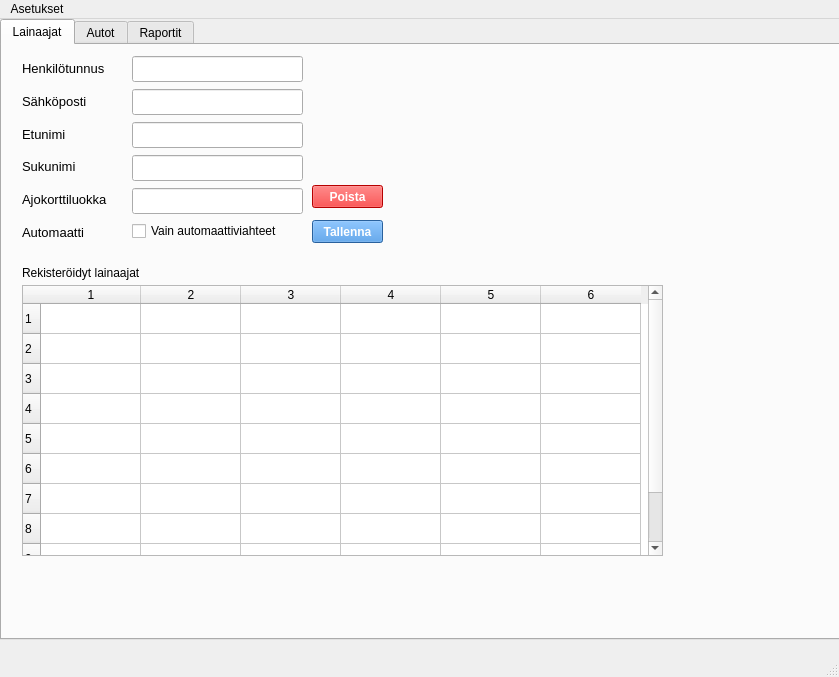
<?xml version="1.0" encoding="UTF-8"?>
<ui version="4.0">
 <class>MainWindow</class>
 <widget class="QMainWindow" name="MainWindow">
  <property name="geometry">
   <rect>
    <x>0</x>
    <y>0</y>
    <width>839</width>
    <height>677</height>
   </rect>
  </property>
  <property name="windowTitle">
   <string>MainWindow</string>
  </property>
  <property name="windowIcon">
   <iconset theme="preferences-desktop-accessibility"/>
  </property>
  <widget class="QWidget" name="centralwidget">
   <widget class="QTabWidget" name="tabWidget">
    <property name="geometry">
     <rect>
      <x>0</x>
      <y>0</y>
      <width>841</width>
      <height>621</height>
     </rect>
    </property>
    <property name="cursor">
     <cursorShape>PointingHandCursor</cursorShape>
    </property>
    <property name="currentIndex">
     <number>0</number>
    </property>
    <widget class="QWidget" name="lenderTab">
     <property name="cursor">
      <cursorShape>ArrowCursor</cursorShape>
     </property>
     <attribute name="title">
      <string>Lainaajat</string>
     </attribute>
     <widget class="QTableWidget" name="registeredPersonsTableWidget">
      <property name="geometry">
       <rect>
        <x>20</x>
        <y>240</y>
        <width>641</width>
        <height>271</height>
       </rect>
      </property>
      <property name="cursor" stdset="0">
       <cursorShape>ArrowCursor</cursorShape>
      </property>
      <property name="rowCount">
       <number>10</number>
      </property>
      <property name="columnCount">
       <number>6</number>
      </property>
      <row/>
      <row/>
      <row/>
      <row/>
      <row/>
      <row/>
      <row/>
      <row/>
      <row/>
      <row/>
      <column/>
      <column/>
      <column/>
      <column/>
      <column/>
      <column/>
     </widget>
     <widget class="QLabel" name="registeredPersonsLabel">
      <property name="geometry">
       <rect>
        <x>20</x>
        <y>220</y>
        <width>131</width>
        <height>16</height>
       </rect>
      </property>
      <property name="text">
       <string>Rekisteröidyt lainaajat</string>
      </property>
     </widget>
     <widget class="QPushButton" name="savePersonPushButton">
      <property name="geometry">
       <rect>
        <x>310</x>
        <y>175</y>
        <width>71</width>
        <height>23</height>
       </rect>
      </property>
      <property name="font">
       <font>
        <bold>true</bold>
       </font>
      </property>
      <property name="cursor">
       <cursorShape>PointingHandCursor</cursorShape>
      </property>
      <property name="styleSheet">
       <string notr="true">background-color: rgb(57, 136, 220);
color: rgb(255, 255, 255);</string>
      </property>
      <property name="text">
       <string>Tallenna</string>
      </property>
     </widget>
     <widget class="QWidget" name="layoutWidget">
      <property name="geometry">
       <rect>
        <x>130</x>
        <y>10</y>
        <width>171</width>
        <height>188</height>
       </rect>
      </property>
      <layout class="QVBoxLayout" name="studentInputsVerticalLayout">
       <item>
        <widget class="QLineEdit" name="ssnLineEdit">
         <property name="font">
          <font>
           <pointsize>11</pointsize>
          </font>
         </property>
        </widget>
       </item>
       <item>
        <widget class="QLineEdit" name="emailLineEdit">
         <property name="font">
          <font>
           <pointsize>11</pointsize>
          </font>
         </property>
        </widget>
       </item>
       <item>
        <widget class="QLineEdit" name="firstNameLineEdit">
         <property name="font">
          <font>
           <pointsize>11</pointsize>
          </font>
         </property>
        </widget>
       </item>
       <item>
        <widget class="QLineEdit" name="lastNameLineEdit">
         <property name="font">
          <font>
           <pointsize>11</pointsize>
          </font>
         </property>
        </widget>
       </item>
       <item>
        <widget class="QLineEdit" name="vehicleClassLineEdit">
         <property name="font">
          <font>
           <pointsize>11</pointsize>
          </font>
         </property>
        </widget>
       </item>
       <item>
        <widget class="QCheckBox" name="manualCheckBox">
         <property name="text">
          <string>Vain automaattiviahteet</string>
         </property>
        </widget>
       </item>
      </layout>
     </widget>
     <widget class="QWidget" name="layoutWidget">
      <property name="geometry">
       <rect>
        <x>20</x>
        <y>10</y>
        <width>101</width>
        <height>191</height>
       </rect>
      </property>
      <layout class="QVBoxLayout" name="studentLabelsVerticalLayout">
       <item>
        <widget class="QLabel" name="ssnLabel">
         <property name="font">
          <font>
           <pointsize>10</pointsize>
          </font>
         </property>
         <property name="text">
          <string>Henkilötunnus</string>
         </property>
        </widget>
       </item>
       <item>
        <widget class="QLabel" name="emailLabel">
         <property name="font">
          <font>
           <pointsize>10</pointsize>
          </font>
         </property>
         <property name="text">
          <string>Sähköposti</string>
         </property>
        </widget>
       </item>
       <item>
        <widget class="QLabel" name="firstNameLabel">
         <property name="font">
          <font>
           <pointsize>10</pointsize>
          </font>
         </property>
         <property name="text">
          <string>Etunimi</string>
         </property>
        </widget>
       </item>
       <item>
        <widget class="QLabel" name="lastNameLabel">
         <property name="font">
          <font>
           <pointsize>10</pointsize>
          </font>
         </property>
         <property name="text">
          <string>Sukunimi</string>
         </property>
        </widget>
       </item>
       <item>
        <widget class="QLabel" name="vehicleClassLabel">
         <property name="font">
          <font>
           <pointsize>10</pointsize>
          </font>
         </property>
         <property name="text">
          <string>Ajokorttiluokka</string>
         </property>
        </widget>
       </item>
       <item>
        <widget class="QLabel" name="manualLabel">
         <property name="font">
          <font>
           <pointsize>10</pointsize>
          </font>
         </property>
         <property name="text">
          <string>Automaatti</string>
         </property>
        </widget>
       </item>
      </layout>
     </widget>
     <widget class="QPushButton" name="deletePersonPushButton">
      <property name="geometry">
       <rect>
        <x>310</x>
        <y>140</y>
        <width>71</width>
        <height>23</height>
       </rect>
      </property>
      <property name="font">
       <font>
        <bold>true</bold>
       </font>
      </property>
      <property name="cursor">
       <cursorShape>PointingHandCursor</cursorShape>
      </property>
      <property name="styleSheet">
       <string notr="true">background-color: rgb(255, 0, 0);
color: rgb(255, 255, 255);</string>
      </property>
      <property name="text">
       <string>Poista</string>
      </property>
     </widget>
    </widget>
    <widget class="QWidget" name="vehicleTab">
     <property name="cursor">
      <cursorShape>ArrowCursor</cursorShape>
     </property>
     <attribute name="title">
      <string>Autot</string>
     </attribute>
     <widget class="QWidget" name="layoutWidget">
      <property name="geometry">
       <rect>
        <x>10</x>
        <y>0</y>
        <width>101</width>
        <height>241</height>
       </rect>
      </property>
      <layout class="QVBoxLayout" name="vehicleLabelsVerticalLayout">
       <item>
        <widget class="QLabel" name="numberPlateLabel">
         <property name="font">
          <font>
           <pointsize>10</pointsize>
          </font>
         </property>
         <property name="text">
          <string>Rekisterinumero</string>
         </property>
        </widget>
       </item>
       <item>
        <widget class="QLabel" name="manufacturerLabel">
         <property name="font">
          <font>
           <pointsize>10</pointsize>
          </font>
         </property>
         <property name="text">
          <string>Merkki</string>
         </property>
        </widget>
       </item>
       <item>
        <widget class="QLabel" name="modelLabel">
         <property name="font">
          <font>
           <pointsize>10</pointsize>
          </font>
         </property>
         <property name="text">
          <string>Malli</string>
         </property>
        </widget>
       </item>
       <item>
        <widget class="QLabel" name="modelYearLabel">
         <property name="font">
          <font>
           <pointsize>10</pointsize>
          </font>
         </property>
         <property name="text">
          <string>Vuosimalli</string>
         </property>
        </widget>
       </item>
       <item>
        <widget class="QLabel" name="capacityLabel">
         <property name="font">
          <font>
           <pointsize>10</pointsize>
          </font>
         </property>
         <property name="text">
          <string>Henkilömäärä</string>
         </property>
        </widget>
       </item>
       <item>
        <widget class="QLabel" name="vehicleTypeLabel">
         <property name="text">
          <string>Ajoneuvotyyppi</string>
         </property>
        </widget>
       </item>
       <item>
        <widget class="QLabel" name="manualCarLabel">
         <property name="text">
          <string>Automaatti</string>
         </property>
        </widget>
       </item>
       <item>
        <widget class="QLabel" name="vehicleOwnerLabel">
         <property name="text">
          <string>Vastuuhenkilö</string>
         </property>
        </widget>
       </item>
      </layout>
     </widget>
     <widget class="QWidget" name="layoutWidget_2">
      <property name="geometry">
       <rect>
        <x>120</x>
        <y>0</y>
        <width>169</width>
        <height>241</height>
       </rect>
      </property>
      <layout class="QVBoxLayout" name="vehicleInputsVerticalLayout">
       <item>
        <widget class="QLineEdit" name="numberPlateLineEdit">
         <property name="font">
          <font>
           <pointsize>11</pointsize>
          </font>
         </property>
         <property name="clearButtonEnabled">
          <bool>true</bool>
         </property>
        </widget>
       </item>
       <item>
        <widget class="QLineEdit" name="manufacturerLineEdit">
         <property name="font">
          <font>
           <pointsize>11</pointsize>
          </font>
         </property>
         <property name="clearButtonEnabled">
          <bool>true</bool>
         </property>
        </widget>
       </item>
       <item>
        <widget class="QLineEdit" name="modelLineEdit">
         <property name="font">
          <font>
           <pointsize>11</pointsize>
          </font>
         </property>
         <property name="clearButtonEnabled">
          <bool>true</bool>
         </property>
        </widget>
       </item>
       <item>
        <widget class="QLineEdit" name="modelYearLineEdit">
         <property name="font">
          <font>
           <pointsize>11</pointsize>
          </font>
         </property>
         <property name="clearButtonEnabled">
          <bool>true</bool>
         </property>
        </widget>
       </item>
       <item>
        <widget class="QLineEdit" name="capacityLineEdit">
         <property name="font">
          <font>
           <pointsize>11</pointsize>
          </font>
         </property>
         <property name="clearButtonEnabled">
          <bool>true</bool>
         </property>
        </widget>
       </item>
       <item>
        <widget class="QComboBox" name="vehicleTypeComboBox"/>
       </item>
       <item>
        <widget class="QCheckBox" name="manualCarCehckBox">
         <property name="text">
          <string>Automaattivaihteinen</string>
         </property>
        </widget>
       </item>
       <item>
        <widget class="QLineEdit" name="vehicleOwnerLineEdit">
         <property name="clearButtonEnabled">
          <bool>true</bool>
         </property>
        </widget>
       </item>
      </layout>
     </widget>
     <widget class="QPushButton" name="saveVehiclePushButton">
      <property name="geometry">
       <rect>
        <x>290</x>
        <y>210</y>
        <width>91</width>
        <height>23</height>
       </rect>
      </property>
      <property name="font">
       <font>
        <bold>true</bold>
       </font>
      </property>
      <property name="cursor">
       <cursorShape>PointingHandCursor</cursorShape>
      </property>
      <property name="styleSheet">
       <string notr="true">background-color: rgb(57, 136, 220);
color: rgb(255, 255, 255);</string>
      </property>
      <property name="text">
       <string>Tallenna</string>
      </property>
     </widget>
     <widget class="QPushButton" name="printBarcodePushButton">
      <property name="geometry">
       <rect>
        <x>290</x>
        <y>10</y>
        <width>91</width>
        <height>23</height>
       </rect>
      </property>
      <property name="font">
       <font>
        <bold>true</bold>
       </font>
      </property>
      <property name="cursor">
       <cursorShape>PointingHandCursor</cursorShape>
      </property>
      <property name="styleSheet">
       <string notr="true">background-color: rgb(220, 162, 25);
color: rgb(255, 255, 255);</string>
      </property>
      <property name="text">
       <string>Viivakoodi</string>
      </property>
     </widget>
     <widget class="QTableWidget" name="vehicleCatalogTableWidget">
      <property name="geometry">
       <rect>
        <x>0</x>
        <y>270</y>
        <width>831</width>
        <height>321</height>
       </rect>
      </property>
      <property name="cursor" stdset="0">
       <cursorShape>ArrowCursor</cursorShape>
      </property>
      <property name="verticalScrollBarPolicy">
       <enum>Qt::ScrollBarPolicy::ScrollBarAsNeeded</enum>
      </property>
      <property name="horizontalScrollBarPolicy">
       <enum>Qt::ScrollBarPolicy::ScrollBarAlwaysOff</enum>
      </property>
      <property name="rowCount">
       <number>20</number>
      </property>
      <property name="columnCount">
       <number>9</number>
      </property>
      <attribute name="horizontalHeaderMinimumSectionSize">
       <number>34</number>
      </attribute>
      <attribute name="horizontalHeaderShowSortIndicator" stdset="0">
       <bool>false</bool>
      </attribute>
      <attribute name="verticalHeaderShowSortIndicator" stdset="0">
       <bool>false</bool>
      </attribute>
      <row/>
      <row/>
      <row/>
      <row/>
      <row/>
      <row/>
      <row/>
      <row/>
      <row/>
      <row/>
      <row/>
      <row/>
      <row/>
      <row/>
      <row/>
      <row/>
      <row/>
      <row/>
      <row/>
      <row/>
      <column/>
      <column/>
      <column/>
      <column/>
      <column/>
      <column/>
      <column/>
      <column/>
      <column/>
     </widget>
     <widget class="QLabel" name="vehicleListLabel">
      <property name="geometry">
       <rect>
        <x>0</x>
        <y>250</y>
        <width>101</width>
        <height>16</height>
       </rect>
      </property>
      <property name="text">
       <string>Autoluettelo</string>
      </property>
     </widget>
     <widget class="QPushButton" name="openPicturePushButton">
      <property name="geometry">
       <rect>
        <x>290</x>
        <y>90</y>
        <width>91</width>
        <height>61</height>
       </rect>
      </property>
      <property name="cursor">
       <cursorShape>PointingHandCursor</cursorShape>
      </property>
      <property name="styleSheet">
       <string notr="true">background-color: rgb(85, 170, 127);</string>
      </property>
      <property name="text">
       <string/>
      </property>
      <property name="icon">
       <iconset theme="camera-photo"/>
      </property>
      <property name="iconSize">
       <size>
        <width>24</width>
        <height>24</height>
       </size>
      </property>
     </widget>
     <widget class="QLabel" name="vehiclePictureLabel">
      <property name="geometry">
       <rect>
        <x>420</x>
        <y>10</y>
        <width>331</width>
        <height>221</height>
       </rect>
      </property>
      <property name="frameShape">
       <enum>QFrame::Shape::NoFrame</enum>
      </property>
      <property name="text">
       <string/>
      </property>
      <property name="pixmap">
       <pixmap>../Autolainaus_Asiakas/uiPictrues/noPicture.png</pixmap>
      </property>
      <property name="scaledContents">
       <bool>true</bool>
      </property>
      <property name="alignment">
       <set>Qt::AlignmentFlag::AlignCenter</set>
      </property>
      <property name="wordWrap">
       <bool>false</bool>
      </property>
     </widget>
     <widget class="QPushButton" name="deleteVehiclePusButton">
      <property name="geometry">
       <rect>
        <x>290</x>
        <y>50</y>
        <width>91</width>
        <height>23</height>
       </rect>
      </property>
      <property name="font">
       <font>
        <bold>true</bold>
       </font>
      </property>
      <property name="cursor">
       <cursorShape>PointingHandCursor</cursorShape>
      </property>
      <property name="styleSheet">
       <string notr="true">background-color: rgb(255, 0, 0);
color: rgb(255, 255, 255);</string>
      </property>
      <property name="text">
       <string>Poista</string>
      </property>
     </widget>
    </widget>
    <widget class="QWidget" name="reportsTab">
     <property name="cursor">
      <cursorShape>ArrowCursor</cursorShape>
     </property>
     <attribute name="title">
      <string>Raportit</string>
     </attribute>
     <widget class="QComboBox" name="reportTypecomboBox">
      <property name="geometry">
       <rect>
        <x>20</x>
        <y>30</y>
        <width>231</width>
        <height>22</height>
       </rect>
      </property>
      <property name="font">
       <font>
        <pointsize>11</pointsize>
       </font>
      </property>
     </widget>
     <widget class="QLabel" name="reportTypeLabel">
      <property name="geometry">
       <rect>
        <x>20</x>
        <y>10</y>
        <width>47</width>
        <height>13</height>
       </rect>
      </property>
      <property name="font">
       <font>
        <pointsize>10</pointsize>
       </font>
      </property>
      <property name="text">
       <string>Raportti</string>
      </property>
     </widget>
     <widget class="QDateEdit" name="beginingDateEdit">
      <property name="geometry">
       <rect>
        <x>20</x>
        <y>80</y>
        <width>110</width>
        <height>22</height>
       </rect>
      </property>
      <property name="font">
       <font>
        <pointsize>11</pointsize>
       </font>
      </property>
      <property name="calendarPopup">
       <bool>true</bool>
      </property>
      <property name="date">
       <date>
        <year>2025</year>
        <month>1</month>
        <day>1</day>
       </date>
      </property>
     </widget>
     <widget class="QLabel" name="beginingLabel">
      <property name="geometry">
       <rect>
        <x>20</x>
        <y>60</y>
        <width>47</width>
        <height>13</height>
       </rect>
      </property>
      <property name="font">
       <font>
        <pointsize>10</pointsize>
       </font>
      </property>
      <property name="text">
       <string>Alkaa</string>
      </property>
     </widget>
     <widget class="QLabel" name="endingLabel">
      <property name="geometry">
       <rect>
        <x>140</x>
        <y>60</y>
        <width>47</width>
        <height>13</height>
       </rect>
      </property>
      <property name="font">
       <font>
        <pointsize>10</pointsize>
       </font>
      </property>
      <property name="text">
       <string>Päättyy</string>
      </property>
     </widget>
     <widget class="QDateEdit" name="endingDateEdit">
      <property name="geometry">
       <rect>
        <x>140</x>
        <y>80</y>
        <width>110</width>
        <height>22</height>
       </rect>
      </property>
      <property name="font">
       <font>
        <pointsize>11</pointsize>
       </font>
      </property>
      <property name="calendarPopup">
       <bool>true</bool>
      </property>
      <property name="date">
       <date>
        <year>2025</year>
        <month>1</month>
        <day>1</day>
       </date>
      </property>
     </widget>
     <widget class="QPushButton" name="chorceReportPushButton">
      <property name="geometry">
       <rect>
        <x>550</x>
        <y>80</y>
        <width>61</width>
        <height>23</height>
       </rect>
      </property>
      <property name="font">
       <font>
        <bold>true</bold>
       </font>
      </property>
      <property name="cursor">
       <cursorShape>PointingHandCursor</cursorShape>
      </property>
      <property name="styleSheet">
       <string notr="true">background-color: rgb(57, 136, 220);
color: rgb(255, 255, 255);</string>
      </property>
      <property name="text">
       <string>Hae</string>
      </property>
     </widget>
     <widget class="QTableWidget" name="diaryTableWidget">
      <property name="geometry">
       <rect>
        <x>0</x>
        <y>160</y>
        <width>741</width>
        <height>321</height>
       </rect>
      </property>
      <property name="cursor" stdset="0">
       <cursorShape>ForbiddenCursor</cursorShape>
      </property>
      <property name="rowCount">
       <number>100</number>
      </property>
      <property name="columnCount">
       <number>7</number>
      </property>
      <row/>
      <row/>
      <row/>
      <row/>
      <row/>
      <row/>
      <row/>
      <row/>
      <row/>
      <row/>
      <row/>
      <row/>
      <row/>
      <row/>
      <row/>
      <row/>
      <row/>
      <row/>
      <row/>
      <row/>
      <row/>
      <row/>
      <row/>
      <row/>
      <row/>
      <row/>
      <row/>
      <row/>
      <row/>
      <row/>
      <row/>
      <row/>
      <row/>
      <row/>
      <row/>
      <row/>
      <row/>
      <row/>
      <row/>
      <row/>
      <row/>
      <row/>
      <row/>
      <row/>
      <row/>
      <row/>
      <row/>
      <row/>
      <row/>
      <row/>
      <row/>
      <row/>
      <row/>
      <row/>
      <row/>
      <row/>
      <row/>
      <row/>
      <row/>
      <row/>
      <row/>
      <row/>
      <row/>
      <row/>
      <row/>
      <row/>
      <row/>
      <row/>
      <row/>
      <row/>
      <row/>
      <row/>
      <row/>
      <row/>
      <row/>
      <row/>
      <row/>
      <row/>
      <row/>
      <row/>
      <row/>
      <row/>
      <row/>
      <row/>
      <row/>
      <row/>
      <row/>
      <row/>
      <row/>
      <row/>
      <row/>
      <row/>
      <row/>
      <row/>
      <row/>
      <row/>
      <row/>
      <row/>
      <row/>
      <row/>
      <column/>
      <column/>
      <column/>
      <column/>
      <column/>
      <column/>
      <column/>
     </widget>
     <widget class="QLabel" name="previewLabel">
      <property name="geometry">
       <rect>
        <x>20</x>
        <y>140</y>
        <width>61</width>
        <height>16</height>
       </rect>
      </property>
      <property name="text">
       <string>Esikatselu</string>
      </property>
     </widget>
     <widget class="QLineEdit" name="ssnFilterLineEdit">
      <property name="geometry">
       <rect>
        <x>280</x>
        <y>80</y>
        <width>113</width>
        <height>22</height>
       </rect>
      </property>
     </widget>
     <widget class="QLineEdit" name="registerFilterLineEdit">
      <property name="geometry">
       <rect>
        <x>420</x>
        <y>80</y>
        <width>113</width>
        <height>22</height>
       </rect>
      </property>
     </widget>
     <widget class="QLabel" name="ssnFilterLabel">
      <property name="geometry">
       <rect>
        <x>280</x>
        <y>60</y>
        <width>81</width>
        <height>16</height>
       </rect>
      </property>
      <property name="text">
       <string>Hetu</string>
      </property>
     </widget>
     <widget class="QLabel" name="registerFilterLabel">
      <property name="geometry">
       <rect>
        <x>420</x>
        <y>60</y>
        <width>91</width>
        <height>16</height>
       </rect>
      </property>
      <property name="text">
       <string>Rekisterinumero</string>
      </property>
     </widget>
     <widget class="QPushButton" name="printBarcodePushButton_2">
      <property name="geometry">
       <rect>
        <x>620</x>
        <y>80</y>
        <width>91</width>
        <height>23</height>
       </rect>
      </property>
      <property name="font">
       <font>
        <bold>true</bold>
       </font>
      </property>
      <property name="cursor">
       <cursorShape>PointingHandCursor</cursorShape>
      </property>
      <property name="styleSheet">
       <string notr="true">background-color: rgb(220, 162, 25);
color: rgb(255, 255, 255);</string>
      </property>
      <property name="text">
       <string>Tulosta</string>
      </property>
     </widget>
    </widget>
   </widget>
  </widget>
  <widget class="QMenuBar" name="menubar">
   <property name="geometry">
    <rect>
     <x>0</x>
     <y>0</y>
     <width>839</width>
     <height>33</height>
    </rect>
   </property>
   <widget class="QMenu" name="menuAsetukset">
    <property name="title">
     <string>Asetukset</string>
    </property>
    <addaction name="actionMuokkaa"/>
    <addaction name="actionTietoja_ohjelmasta"/>
   </widget>
   <addaction name="menuAsetukset"/>
  </widget>
  <widget class="QStatusBar" name="statusbar"/>
  <action name="actionMuokkaa">
   <property name="text">
    <string>Muokkaa...</string>
   </property>
  </action>
  <action name="actionTietoja_ohjelmasta">
   <property name="text">
    <string>Tietoja ohjelmasta...</string>
   </property>
  </action>
 </widget>
 <resources>
  <include location="adminPictures.qrc"/>
 </resources>
 <connections/>
</ui>
